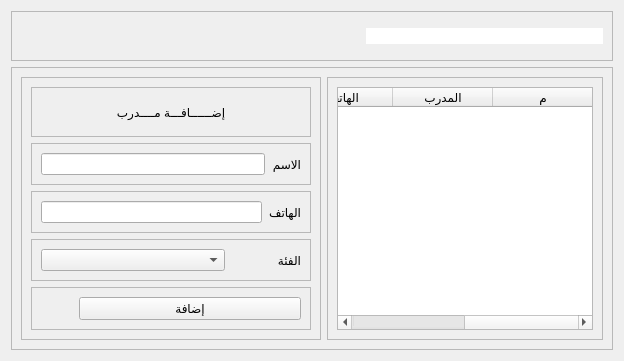
               <widget class="QWidget" name="all">
                <attribute name="title">
                 <string>المدربين</string>
                </attribute>
                <layout class="QGridLayout" name="gridLayout_44">
                 <item row="0" column="0">
                  <widget class="QFrame" name="searchFrame_15">
                   <property name="minimumSize">
                    <size>
                     <width>160</width>
                     <height>50</height>
                    </size>
                   </property>
                   <property name="styleSheet">
                    <string notr="true"/>
                   </property>
                   <property name="frameShape">
                    <enum>QFrame::StyledPanel</enum>
                   </property>
                   <property name="frameShadow">
                    <enum>QFrame::Raised</enum>
                   </property>
                   <layout class="QHBoxLayout" name="horizontalLayout_16">
                    <item>
                     <widget class="QPushButton" name="pushButton_33">
                      <property name="styleSheet">
                       <string notr="true">border:0;</string>
                      </property>
                      <property name="text">
                       <string/>
                      </property>
                      <property name="icon">
                       <iconset resource="resources.qrc">
                        <normaloff>:/blue/icons/home.svg</normaloff>:/blue/icons/home.svg</iconset>
                      </property>
                      <property name="iconSize">
                       <size>
                        <width>30</width>
                        <height>30</height>
                       </size>
                      </property>
                     </widget>
                    </item>
                    <item>
                     <spacer name="horizontalSpacer_4">
                      <property name="orientation">
                       <enum>Qt::Horizontal</enum>
                      </property>
                      <property name="sizeHint" stdset="0">
                       <size>
                        <width>40</width>
                        <height>20</height>
                       </size>
                      </property>
                     </spacer>
                    </item>
                    <item>
                     <widget class="QPushButton" name="pushButton_48">
                      <property name="styleSheet">
                       <string notr="true">border:0;</string>
                      </property>
                      <property name="text">
                       <string/>
                      </property>
                      <property name="icon">
                       <iconset resource="resources.qrc">
                        <normaloff>:/blue/icons/plus-circle.svg</normaloff>:/blue/icons/plus-circle.svg</iconset>
                      </property>
                      <property name="iconSize">
                       <size>
                        <width>30</width>
                        <height>30</height>
                       </size>
                      </property>
                     </widget>
                    </item>
                    <item>
                     <widget class="QLabel" name="label_216">
                      <property name="minimumSize">
                       <size>
                        <width>25</width>
                        <height>25</height>
                       </size>
                      </property>
                      <property name="maximumSize">
                       <size>
                        <width>30</width>
                        <height>30</height>
                       </size>
                      </property>
                      <property name="text">
                       <string/>
                      </property>
                      <property name="pixmap">
                       <pixmap resource="resources2.qrc">:/yellow/icons/yellow/search.svg</pixmap>
                      </property>
                      <property name="scaledContents">
                       <bool>true</bool>
                      </property>
                     </widget>
                    </item>
                    <item>
                     <widget class="QLineEdit" name="coach_search">
                      <property name="styleSheet">
                       <string notr="true">border-radius:0</string>
                      </property>
                     </widget>
                    </item>
                   </layout>
                  </widget>
                 </item>
                 <item row="1" column="0">
                  <widget class="QFrame" name="frame_44">
                   <property name="sizePolicy">
                    <sizepolicy hsizetype="Preferred" vsizetype="Expanding">
                     <horstretch>0</horstretch>
                     <verstretch>0</verstretch>
                    </sizepolicy>
                   </property>
                   <property name="frameShape">
                    <enum>QFrame::StyledPanel</enum>
                   </property>
                   <property name="frameShadow">
                    <enum>QFrame::Raised</enum>
                   </property>
                   <layout class="QHBoxLayout" name="horizontalLayout_17">
                    <item>
                     <widget class="QFrame" name="frame_45">
                      <property name="minimumSize">
                       <size>
                        <width>300</width>
                        <height>0</height>
                       </size>
                      </property>
                      <property name="toolTip">
                       <string>اضافة مدرب</string>
                      </property>
                      <property name="toolTipDuration">
                       <number>1</number>
                      </property>
                      <property name="frameShape">
                       <enum>QFrame::StyledPanel</enum>
                      </property>
                      <property name="frameShadow">
                       <enum>QFrame::Raised</enum>
                      </property>
                      <layout class="QVBoxLayout" name="verticalLayout_13">
                       <item>
                        <widget class="QFrame" name="frame_48">
                         <property name="minimumSize">
                          <size>
                           <width>0</width>
                           <height>50</height>
                          </size>
                         </property>
                         <property name="frameShape">
                          <enum>QFrame::StyledPanel</enum>
                         </property>
                         <property name="frameShadow">
                          <enum>QFrame::Raised</enum>
                         </property>
                         <layout class="QHBoxLayout" name="horizontalLayout_18">
                          <item>
                           <widget class="QLabel" name="label_16">
                            <property name="layoutDirection">
                             <enum>Qt::RightToLeft</enum>
                            </property>
                            <property name="styleSheet">
                             <string notr="true">font: 18pt &quot;Shorooq_N1&quot;;</string>
                            </property>
                            <property name="text">
                             <string>إضــــــافـــة مــــدرب</string>
                            </property>
                            <property name="alignment">
                             <set>Qt::AlignCenter</set>
                            </property>
                           </widget>
                          </item>
                         </layout>
                        </widget>
                       </item>
                       <item>
                        <widget class="QFrame" name="frame_49">
                         <property name="frameShape">
                          <enum>QFrame::StyledPanel</enum>
                         </property>
                         <property name="frameShadow">
                          <enum>QFrame::Raised</enum>
                         </property>
                         <layout class="QHBoxLayout" name="horizontalLayout_19">
                          <item>
                           <widget class="QLineEdit" name="lineEdit_4"/>
                          </item>
                          <item>
                           <widget class="QLabel" name="label_20">
                            <property name="text">
                             <string>الاسم</string>
                            </property>
                           </widget>
                          </item>
                         </layout>
                        </widget>
                       </item>
                       <item>
                        <widget class="QFrame" name="frame_50">
                         <property name="frameShape">
                          <enum>QFrame::StyledPanel</enum>
                         </property>
                         <property name="frameShadow">
                          <enum>QFrame::Raised</enum>
                         </property>
                         <layout class="QHBoxLayout" name="horizontalLayout_23">
                          <item>
                           <widget class="QLineEdit" name="lineEdit_5"/>
                          </item>
                          <item>
                           <widget class="QLabel" name="label_27">
                            <property name="maximumSize">
                             <size>
                              <width>70</width>
                              <height>16777215</height>
                             </size>
                            </property>
                            <property name="text">
                             <string>الهاتف</string>
                            </property>
                           </widget>
                          </item>
                         </layout>
                        </widget>
                       </item>
                       <item>
                        <widget class="QFrame" name="frame_51">
                         <property name="frameShape">
                          <enum>QFrame::StyledPanel</enum>
                         </property>
                         <property name="frameShadow">
                          <enum>QFrame::Raised</enum>
                         </property>
                         <layout class="QHBoxLayout" name="horizontalLayout_24">
                          <item>
                           <widget class="QComboBox" name="comboBox_2"/>
                          </item>
                          <item>
                           <widget class="QLabel" name="label_29">
                            <property name="maximumSize">
                             <size>
                              <width>70</width>
                              <height>16777215</height>
                             </size>
                            </property>
                            <property name="text">
                             <string>الفئة </string>
                            </property>
                           </widget>
                          </item>
                         </layout>
                        </widget>
                       </item>
                       <item>
                        <widget class="QFrame" name="frame_53">
                         <property name="frameShape">
                          <enum>QFrame::StyledPanel</enum>
                         </property>
                         <property name="frameShadow">
                          <enum>QFrame::Raised</enum>
                         </property>
                         <layout class="QGridLayout" name="gridLayout_10">
                          <item row="0" column="1">
                           <widget class="QPushButton" name="pushButton_47">
                            <property name="sizePolicy">
                             <sizepolicy hsizetype="Expanding" vsizetype="Fixed">
                              <horstretch>0</horstretch>
                              <verstretch>0</verstretch>
                             </sizepolicy>
                            </property>
                            <property name="text">
                             <string>إضافة</string>
                            </property>
                           </widget>
                          </item>
                          <item row="0" column="0">
                           <widget class="QPushButton" name="pushButton_49">
                            <property name="styleSheet">
                             <string notr="true">border:0;</string>
                            </property>
                            <property name="text">
                             <string/>
                            </property>
                            <property name="icon">
                             <iconset resource="resources.qrc">
                              <normaloff>:/blue/icons/x-circle.svg</normaloff>:/blue/icons/x-circle.svg</iconset>
                            </property>
                            <property name="iconSize">
                             <size>
                              <width>30</width>
                              <height>30</height>
                             </size>
                            </property>
                           </widget>
                          </item>
                         </layout>
                        </widget>
                       </item>
                      </layout>
                     </widget>
                    </item>
                    <item>
                     <widget class="QFrame" name="frame_47">
                      <property name="sizePolicy">
                       <sizepolicy hsizetype="Preferred" vsizetype="Expanding">
                        <horstretch>0</horstretch>
                        <verstretch>0</verstretch>
                       </sizepolicy>
                      </property>
                      <property name="frameShape">
                       <enum>QFrame::StyledPanel</enum>
                      </property>
                      <property name="frameShadow">
                       <enum>QFrame::Raised</enum>
                      </property>
                      <layout class="QGridLayout" name="gridLayout_9">
                       <item row="0" column="0">
                        <widget class="QTableWidget" name="tableWidget_10">
                         <property name="layoutDirection">
                          <enum>Qt::RightToLeft</enum>
                         </property>
                         <property name="styleSheet">
                          <string notr="true">font: 12pt &quot;Shorooq_N1&quot;;</string>
                         </property>
                         <property name="alternatingRowColors">
                          <bool>true</bool>
                         </property>
                         <column>
                          <property name="text">
                           <string>م</string>
                          </property>
                         </column>
                         <column>
                          <property name="text">
                           <string>المدرب</string>
                          </property>
                         </column>
                         <column>
                          <property name="text">
                           <string>الهاتف</string>
                          </property>
                         </column>
                         <column>
                          <property name="text">
                           <string>الفئة</string>
                          </property>
                         </column>
                        </widget>
                       </item>
                      </layout>
                     </widget>
                    </item>
                   </layout>
                  </widget>
                 </item>
                </layout>
               </widget>
